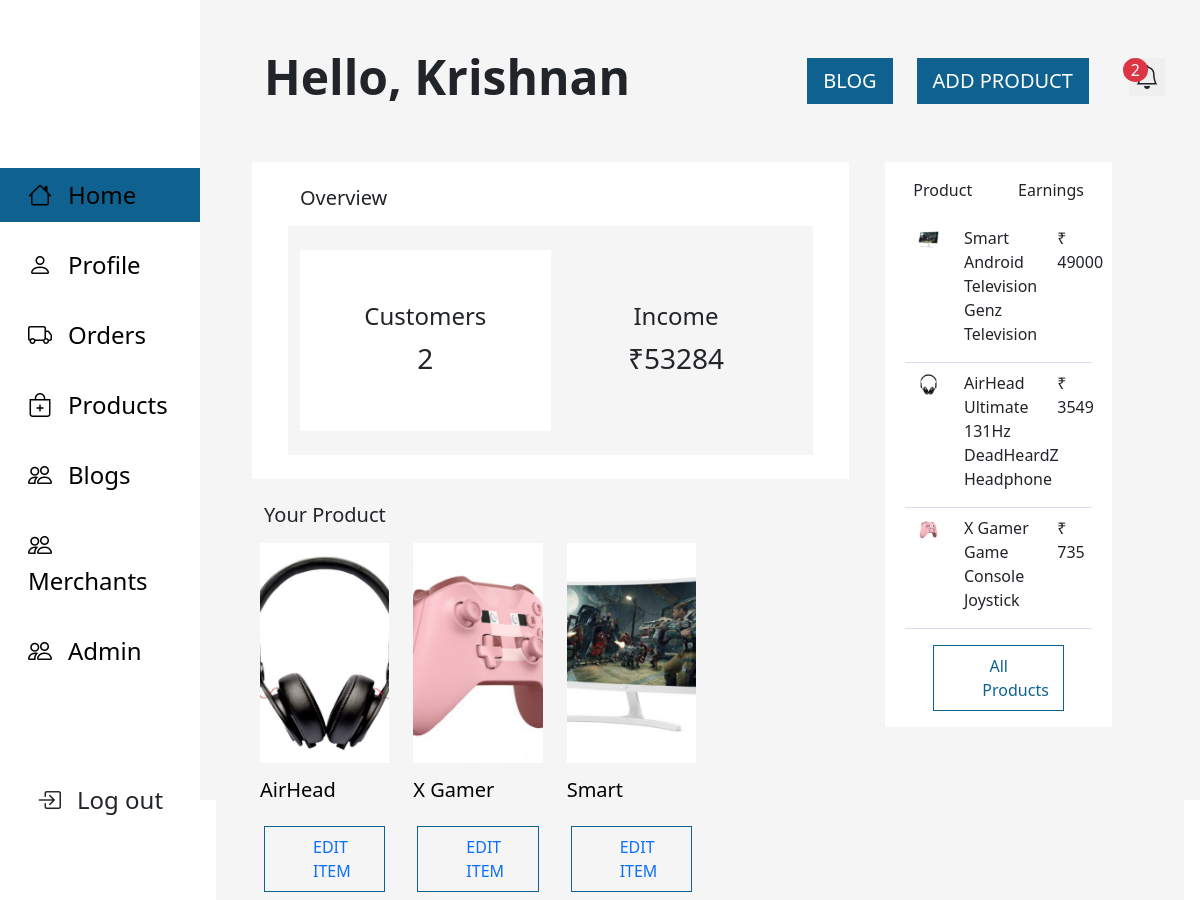
Page /admin/dashboard.php (signed in) on the committed database.
### tables this page shows
CREATE TABLE `merchants` (
  `id` int(11) NOT NULL,
  `merchant_id` int(11) NOT NULL,
  `merchant_name` varchar(60) NOT NULL,
  `business_name` varchar(60) NOT NULL,
  `merchant_email` varchar(320) NOT NULL,
  `merchant_phone` bigint(13) NOT NULL,
  `merchant_pass` varchar(30) NOT NULL,
  `user_type` varchar(10) NOT NULL DEFAULT 'merchant',
  `merchant_status` tinyint(1) NOT NULL DEFAULT 0,
  `userid` int(100) NOT NULL,
  `date_created` timestamp NOT NULL DEFAULT current_timestamp(),
  `date_updated` timestamp NOT NULL DEFAULT current_timestamp()
);

CREATE TABLE `products` (
  `id` int(11) NOT NULL,
  `product_id` int(100) NOT NULL,
  `product_name` varchar(100) NOT NULL,
  `product_description` text NOT NULL,
  `product_price` decimal(10,2) NOT NULL,
  `discount_percent` decimal(2,2) NOT NULL,
  `product_quantity` int(100) NOT NULL,
  `category_name` varchar(100) NOT NULL,
  `brand_name` varchar(100) NOT NULL,
  `product_status` varchar(8) NOT NULL DEFAULT 'active',
  `merchant_id` int(100) NOT NULL,
  `main_image_name` varchar(100) NOT NULL,
  `is_featured` varchar(1) NOT NULL,
  `created_at` timestamp NOT NULL DEFAULT current_timestamp() ON UPDATE current_timestamp(),
  `updated_at` timestamp NOT NULL DEFAULT current_timestamp()
);

### admin/dashboard.php (the view, shortened to what the rows shown need)
<?php
$userId = $_SESSION['user'];
if (isset($_SESSION['user'])) {
    $userId = $_SESSION['user'];
} else {
    echo "<script>window.location.href='../index.php'</script>";
}
if (!empty($userId)) {
    require_once "../config.php";
    $sql = "SELECT * FROM merchants WHERE  merchant_id = ?";
    $stmt = $config->prepare($sql);
    $stmt->bind_param("s", $userId);
    $stmt->execute();
    $result = $stmt->get_result();
    if ($result->num_rows > 0) {
        $row = $result->fetch_assoc();
        $merchantName = $row['merchant_name'];
    } else {
        echo "<script>window.location.href='../index.php'</script>";
    }
}
?>
<!DOCTYPE html>
<html lang="en">
<head>
    <link rel="stylesheet" href="./dashboard.css">
    <link rel="stylesheet" href="../css/style.css" />
    <link rel="stylesheet" href="../node_modules/bootstrap-icons/font/bootstrap-icons.min.css" />
    <link rel="stylesheet" href="../node_modules/bootstrap/dist/css/bootstrap.min.css" />
    <link rel="stylesheet" href="../node_modules/bootstrap-icons/font/bootstrap-icons.min.css" />
</head>
<body>
    <section style="background-color: #F5F5F5;" class="container-fluid   vh-100 ">
        <div class="row h-100 ">
            <div class="col-10  px-3">
                <div class="row px-5 mt-5 d-flex align-items-center justify-content-between">
                    <div class="col-7">
                        <h3 class="display-5 fw-semibold">Hello,<?php echo " " . $merchantName;
                                                                ?></h3>
                    </div>
                </div>
                <div id="dashHome" style="background-color: #F5F5F5;" class="displayDash px-5 pb-2  h-auto  ">
                    <div class="row">
                        <div class="col-8">
                                        <?php
                                        include_once('../config.php');
                                        ?>
                            <section class="row mt-0">
                                <div class="col-12">
                                    <div class="row  ">
                                        <div class="row g-3 d-flex  w-100 gap-2 overflow-x-scroll">
                                            <?php
                                            $sql = "SELECT * FROM products WHERE merchant_id=$userId AND product_status='active';";
                                            $result = mysqli_query($config, $sql);
                                            while ($row = mysqli_fetch_array($result)) {
                                            ?>
                                                <form method="post" class=" col-3  mt-0">
                                                    <a href="./editproduct.php?id=<?php echo $row['product_id']; ?>" class="link-underline d-flex flex-column gap-1 justify-content-center link-underline-opacity-0 card-seller">
                                                        <div class="row">
                                                            <img height="220px" class=" object-fit-cover" src="../uploads/<?php echo $row['main_image_name'] ?>" alt="" />
                                                        </div>
                                                        <div class="row mt-2">
                                                            <p style="height: 35px; overflow: hidden;" class="fw-medium fs-5 text-black"><?php echo $row['product_name']; ?></p>
                                                        </div>
                                                    </a>
                                                    <div class="row px-3">
                                                        <a href='./editproduct.php?id=<?php echo $row['product_id']; ?>' style="border:1px solid #0f6290;" class=" link-underline link-underline-opacity-0 text-center px-5 w-100 py-2">
                                                            EDIT ITEM
                                                        </a>
                                                    </div>
                                                </form>
                                            <?php
                                            }
                                            ?>
                                        </div>
                                    </div>
                                </div>
                            </section>
                        </div>
                    </div>
                </div>
            </div>
    </section>
</body>
</html>

### rows in the picture
merchants: merchant_name "Krishnan"
products: main_image_name (picture), product_name "AirHead…"
products: main_image_name (picture), product_name "X Gamer…"
products: main_image_name (picture), product_name "Smart…"

### other values in the picture
$totalcontact "2"
$usertotal "2"
$amount "53284"
$row['product_name'] "Smart Android Television Genz"
$row['category_name'] "Television"
$row['total_amount'] "49000"
$row['product_name'] "AirHead Ultimate 131Hz DeadHeardZ"
$row['category_name'] "Headphone"
$row['total_amount'] "3549"
$row['product_name'] "X Gamer Game Console"
$row['category_name'] "Joystick"
$row['total_amount'] "735"
